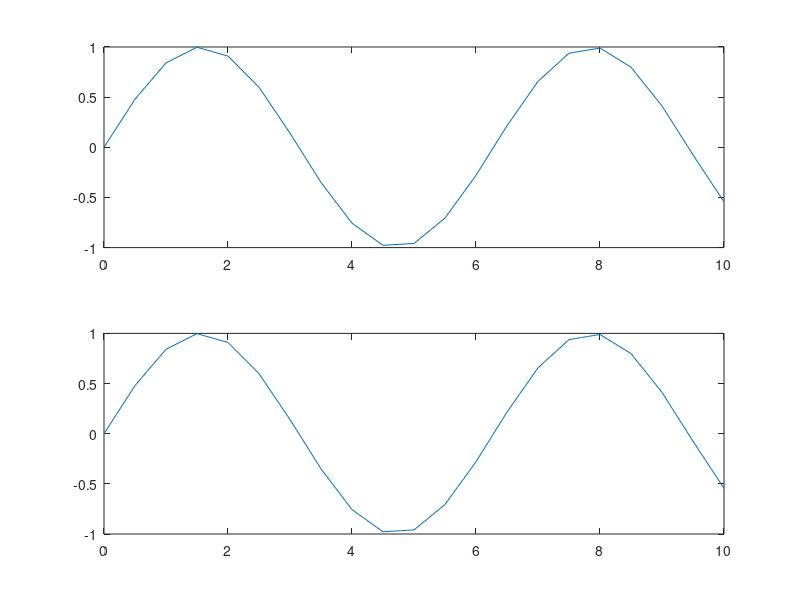

Source code (MATLAB):
clear all

freq = 500
x = linspace(0,10,21);
y = sin(x);

xi = linspace(0,10,101)
yi = interp1(x,y,xi)

subplot(2,1,1)
plot(x,y)
subplot(2,1,2)
plot(xi,yi)